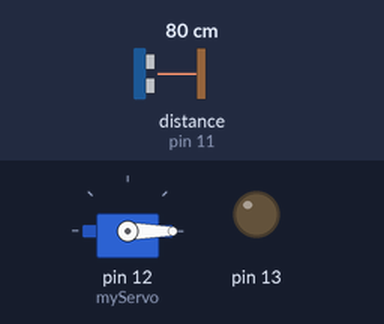
Recording of a sketch running on a simulated Arduino Uno, built with avr-gcc and run on an emulated ATmega328P. Shown: servo, output pins drawn as LEDs (lit = HIGH). Wiring (inferred from the names in the program): ultrasonic range finder: trigger pin 10; echo pin 11. Inputs (shaded band) come from the test bench; at power-on: distance to the obstacle (sensor on pin 11) 80 cm. The echo pulse lasts 58.3 µs per cm; pins used as bus, display or sensor lines are not drawn; what the sketch prints to the serial monitor is not drawn.

Above: at 0.01 s.
1.3 s: distance to the obstacle (sensor on pin 11) set to 56 cm
4.3 s: distance to the obstacle (sensor on pin 11) set to 46 cm
At 6.19 s:
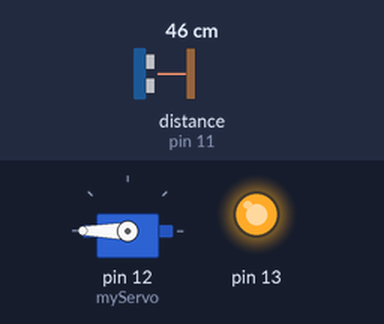
7.3 s: distance to the obstacle (sensor on pin 11) set to 60 cm
At 8.2 s:
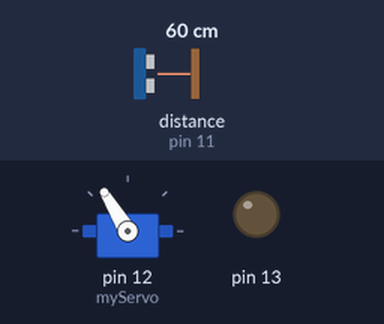
10.3 s: distance to the obstacle (sensor on pin 11) set to 2 cm
At 11.3 s:
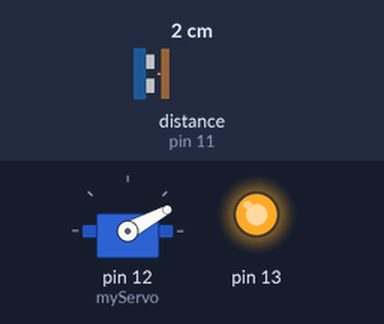
13.3 s: distance to the obstacle (sensor on pin 11) set to 120 cm
At 14.4 s:
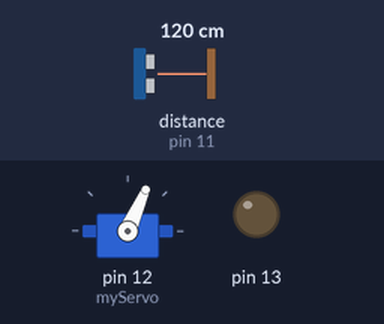
16.3 s: distance to the obstacle (sensor on pin 11) set to 35 cm
At 18.42 s:
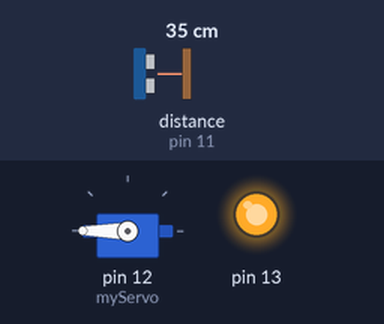
Timing chart, 0 to 22.6 s (numbered marks = the images above; inputs shaded):
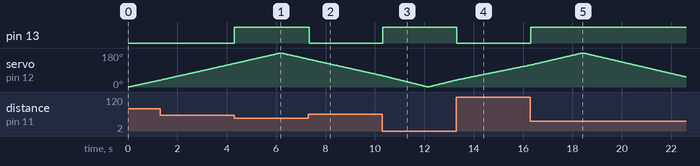

Measured:
- the behaviour switches between 51 and 50 cm on distance to the obstacle (sensor on pin 11) (found by bisection; images 0 and 1)
- after the input at 4.3 s, pin 13: LOW → HIGH at once
- after the input at 7.3 s, pin 13: HIGH → LOW at once
- after the input at 10.3 s, pin 13: LOW → HIGH at once
- after the input at 13.3 s, pin 13: HIGH → LOW at once
- after the input at 16.3 s, pin 13: LOW → HIGH at once
- by itself, servo on pin 12 (myServo): rises from 116° to 180° in 2.1 s, then falls to 53° in 4.2 s

The sketch:

19._Radar.ino
```cpp
#include <Servo.h>
const int trigPin = 10;
const int echoPin = 11;
long duration;
int distance;
Servo myServo;
void setup()
{
  pinMode(trigPin, OUTPUT);
  pinMode(echoPin, INPUT);
  Serial.begin(9600);
  myServo.attach(12);
  pinMode(13,OUTPUT);
}
void loop()
{
  for(int i=0;i<=180;i++)
  {
    myServo.write(i);
    delay(30);
    distance = calculateDistance();
    Serial.print(i);
    Serial.print(",");
    Serial.print(distance);
    Serial.print(".");
  }
  for(int i=180;i>0;i--)
  {
    myServo.write(i);
    delay(30);
    distance = calculateDistance();
    Serial.print(i);
    Serial.print(",");
    Serial.print(distance);
    Serial.print(".");
  }
}
int calculateDistance()
{
  digitalWrite(trigPin, LOW);
  delayMicroseconds(2);
  digitalWrite(trigPin, HIGH);
  delayMicroseconds(10);
  digitalWrite(trigPin, LOW);
  duration = pulseIn(echoPin, HIGH);
  distance= duration*0.034/2;
  if(distance<50)
  {
    digitalWrite(13,HIGH);
  }
  else
  {
    digitalWrite(13,LOW);
  }
  return distance;
}
```
